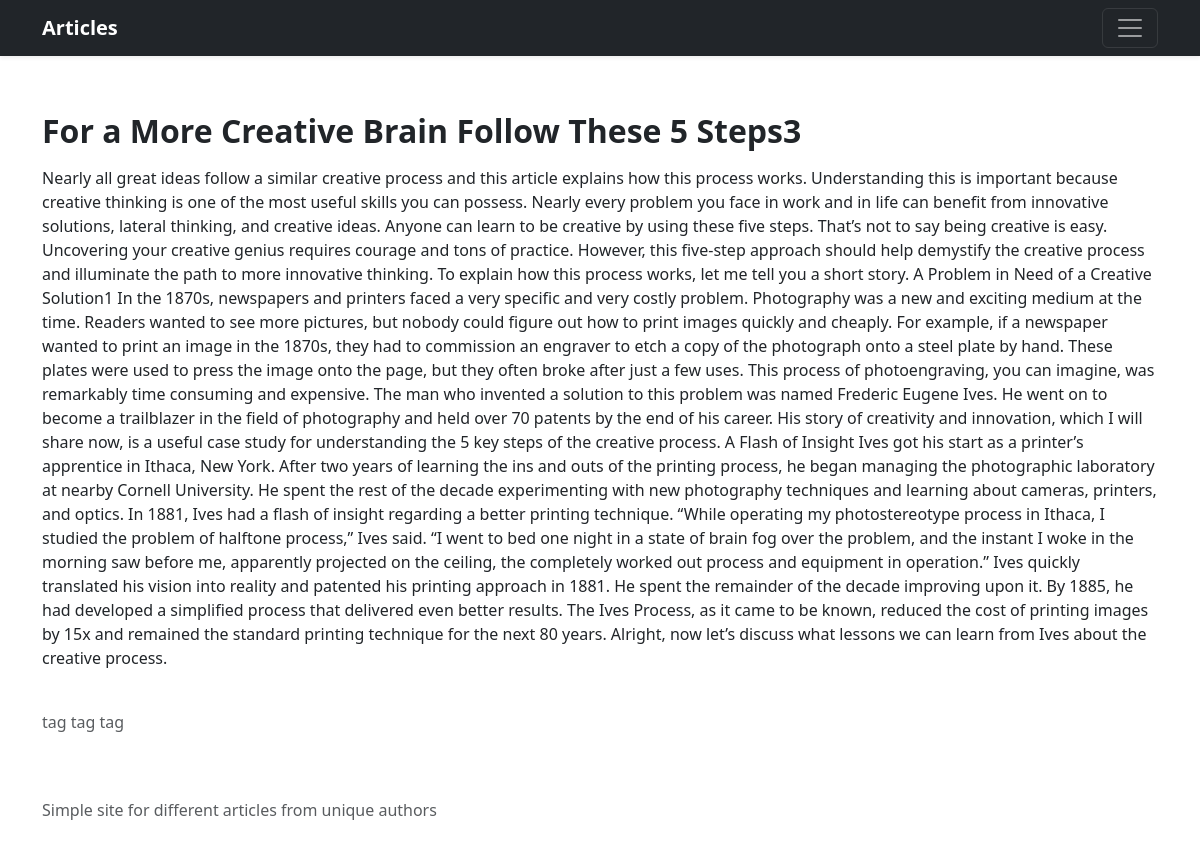
The app's page /article/1/ with its own data.
### blog/models.py (models this page shows, shortened)
class Article(models.Model):
    title = models.CharField(max_length=100)
    text = models.TextField()
    author = models.ForeignKey(User, on_delete=models.SET_NULL, null=True)
    tags = models.ManyToManyField('Tag', blank=True)
    create_date = models.DateTimeField(auto_now_add=True)
    change_date = models.DateTimeField(auto_now=True)
    class Meta:
        verbose_name = "Article"
        verbose_name_plural = "Articles"

class Tag(models.Model):
    name = models.CharField(max_length=50, verbose_name="Tag name")
    def __str__(self):
        return self.name
    class Meta:
        verbose_name = "Tag"
        verbose_name_plural = "Tags"

### blog/views.py (the view)
# urls.py: path('article/<int:pk>/', ArticleDetailView.as_view(), name='articleDetail'),
class ArticleDetailView(TemplateView):
    template_name = 'blog/article_detail.html'
    def get(self, request, pk):
        article = get_articles(pk=pk)
        return render(request, self.template_name, get_context_from_articles(article))

### blog/services.py (called while the page is built)
def get_articles(**kwargs) -> QuerySet:
    return Article.objects.filter(**kwargs)

def get_context_from_articles(articles: QuerySet) -> dict:
    return {'articles': articles} if articles else {'message': 'Article(s) does not exist(s)'}

### templates/blog/article_detail.html
{% extends 'base.html' %}
{% block content %}
    {% if articles %}
        {% for article in articles %}
            <br>
            <h2><p><strong>{{ article.title }}</strong></p></h2>
            <p class="text-break">{{ article.text }}</p>
            <br>
            <p class="text-muted"> {% for tag in article.tags.all %} {{ tag }} {% endfor %}</p>
        {% endfor %}
    {% endif %}
{% endblock content %}

### records on screen
Article: title "For a More Creative Brain Follow These 5 Steps3", text "Nearly all great ideas follow a similar creative process and this article explains how this process works. Understanding this is important because creative thinking is one of the most useful skills you can possess. Nearly every problem you face in work and in life can benefit from innovative solutions, lateral thinking, and creative ideas. Anyone can learn to be creative by using these five steps. That’s not to say being creative is easy. Uncovering your creative genius requires courage and tons of practice. However, this five-step approach should help demystify the creative process and illuminate the path to more innovative thinking. To explain how this process works, let me tell you a…"
Tag: name "tag"
Tag: name "tag"
Tag: name "tag"
